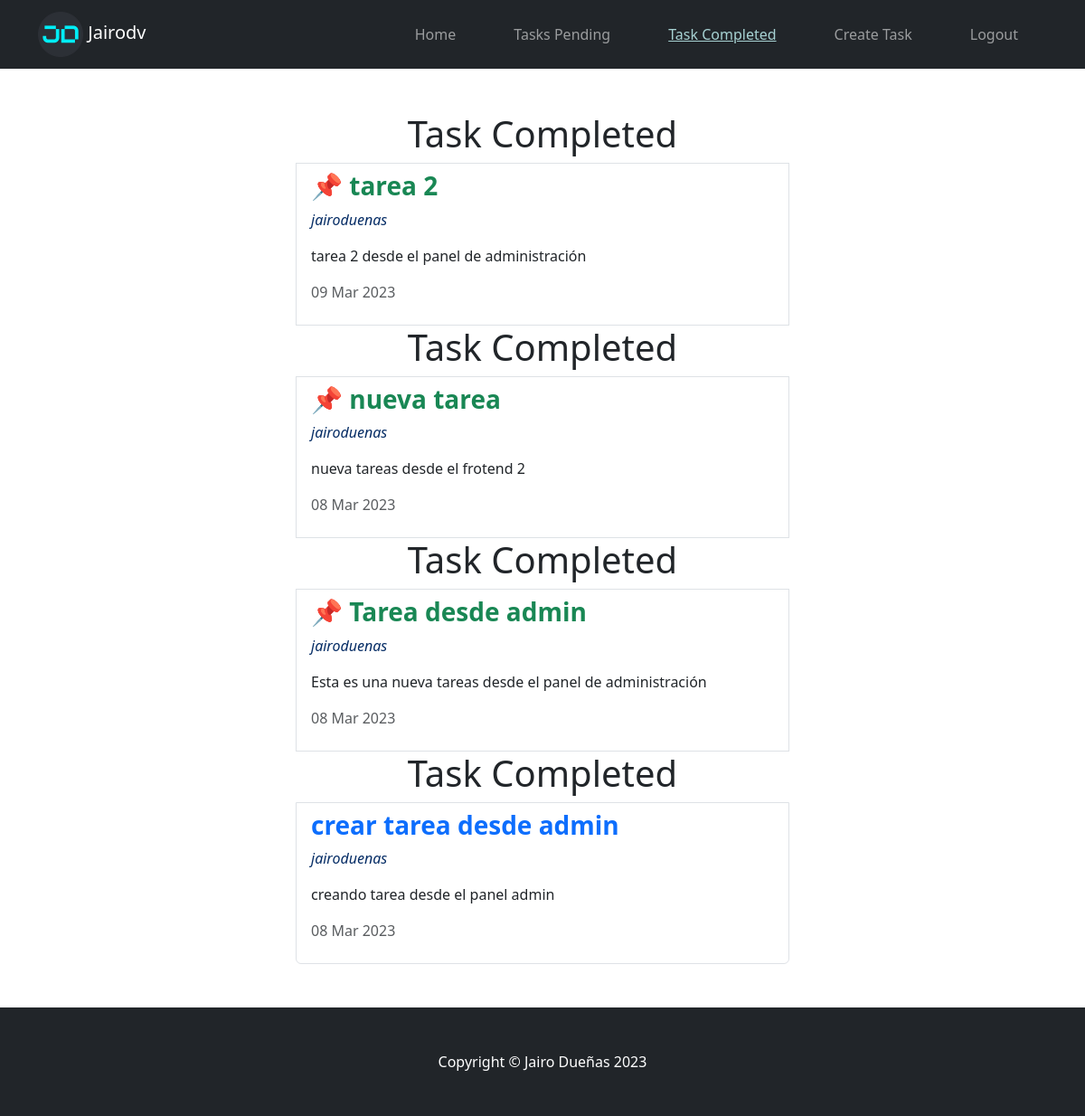
Page /tasks_completed/ (signed in) on the committed database.
### tasks/models.py (models this page shows, shortened)
class Task(models.Model):
  title = models.CharField(max_length=200)
  description = models.TextField(blank=True)
  created = models.DateTimeField(auto_now_add=True)
  datecompleted = models.DateTimeField(null=True, blank=True)
  important = models.BooleanField(default=False)
  user = models.ForeignKey(User, on_delete=models.CASCADE)
  class Meta:
    verbose_name='task'
    verbose_name_plural='tasks'

### tasks/views.py (the view)
# urls.py: path('tasks_completed/', views.tasks_completed, name='tasks_completed'),
@login_required
def tasks_completed(request):
  tasks = Task.objects.filter(user=request.user, datecompleted__isnull=False).order_by('-datecompleted')
  return render(request, 'tasks/tasks.html', {'tasks':tasks})

### tasks/templates/tasks/tasks.html (shortened to what this page needs)
{% extends 'base.html' %}
{% load static %}
{% block content %}
<main class="container">
  <div class="row">
    <div class="col-md-6 offset-md-3 py-5">
      {% for task in tasks %}
      <ul class="list-group">
        {% if task.datecompleted %}
        <h3 class="text-center display-6">Task Completed</h3>
        {% else %}
        <h3 class="text-center display-6">Task Pending</h3>
        {% endif %}
        <li class="list-group-item">
          <header class="d-flex justify-content-between">
            <a class="text-decoration-none" href="{% url 'task_detail' task.id %}">
              {% if task.important %}
              <h3 class="fw-bold text-success">📌 {{task.title}}</h3>
              {% else %}
              <h3 class="fw-bold">{{task.title}}</h3>
              {% endif %}
              <p class=" text-primary-emphasis fst-italic">{{task.user.username}}</p>
              <p class="text-body">{{task.description}}</p>
              <p class="text-body-secondary">{{task.datecompleted|date:"d M Y"}} </p>
            </a>
          </header>
        </li>
        {% endfor %}
      </ul>
    </div>
  </div>
</main>
{% endblock content %}

### rows in the picture
Task: shows "Task Completed", title "tarea 2", user.username "jairoduenas", description "tarea 2 desde el panel de administración", datecompleted "09 Mar 2023"
Task: shows "Task Completed", title "nueva tarea", user.username "jairoduenas", description "nueva tareas desde el frotend 2", datecompleted "08 Mar 2023"
Task: shows "Task Completed", title "Tarea desde admin", user.username "jairoduenas", description "Esta es una nueva tareas desde el panel de administración", datecompleted "08 Mar 2023"
Task: shows "Task Completed", title "crear tarea desde admin", user.username "jairoduenas", description "creando tarea desde el panel admin", datecompleted "08 Mar 2023"
